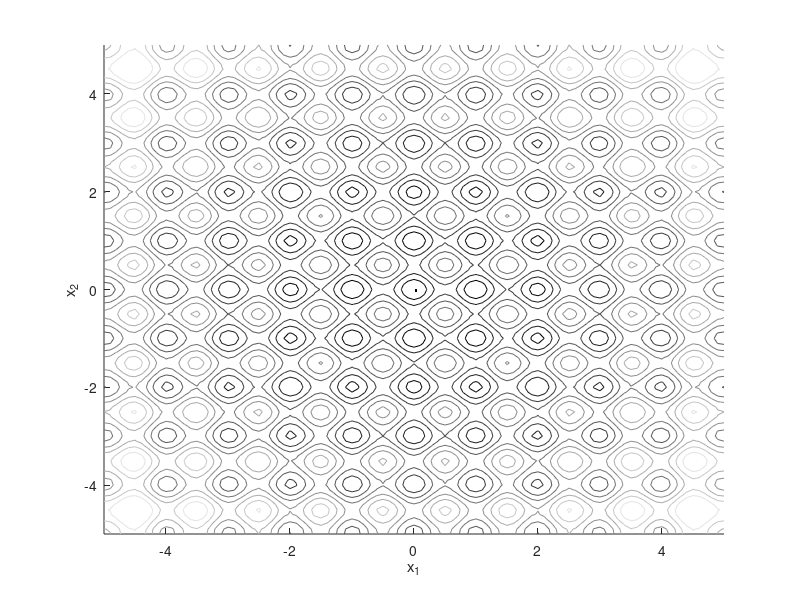
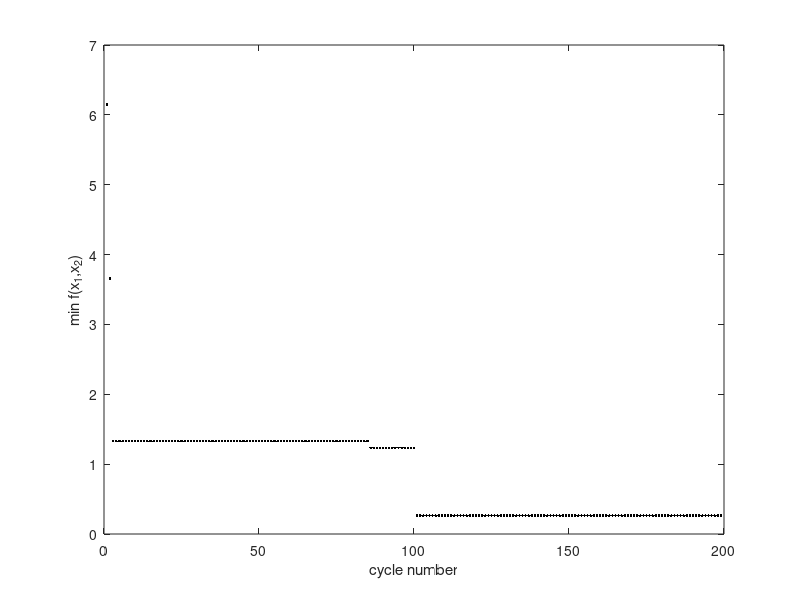

These charts were generated, in order, by the following MATLAB code:
% written by Mojtaba Eslami

clear all

ul = -5; % lower bound of design variables
uh = 5; % higher bound of design variables

x = [ul:0.1:uh];
y = [ul:0.1:uh];
for i=1:length(x)
    for j=1:length(y)
        f(i,j) = 20+x(i)^2+y(j)^2-10*(cos(2*pi*x(i))+cos(2*pi*y(j)));
    end
end

figure(1);clf;hold on
contour(x,y,f,10)
xlabel('x_1')
ylabel('x_2')

axis([ul uh ul uh])
colormap(gray)

c = .5; % temperature reduction factor
n = 50; % % number of iterations before temperature reduction (n is used instead of the parameter m)


% estimating the value of T
x1 = ul+rand(10,1)*uh; % ten random numbers are generated for x1
x2 = ul+rand(10,1)*uh; % ten random numbers are generated for x2

f = 20+x1.^2+x2.^2-10*(cos(2*pi*x1)+cos(2*pi*x2));
T = abs(mean(f));

p = 1; %cycle number
i = 1; %iteration number
vicinity_radius = 2;


X = ul+(uh-ul)*rand(2,1);
X_best = X;
fbest(1) = 1000;

while p<200
    f = 20+X(1).^2+X(2).^2-10*(cos(2*pi*X(1))+cos(2*pi*X(2)));
    
    X_new(1) = max(X(1)-vicinity_radius,ul)+rand*(min(X(1)+vicinity_radius,uh)-max(X(1)-vicinity_radius,ul));
    X_new(2) = max(X(2)-vicinity_radius,ul)+rand*(min(X(2)+vicinity_radius,uh)-max(X(2)-vicinity_radius,ul));
        
    f_new = 20+X_new(1).^2+X_new(2).^2-10*(cos(2*pi*X_new(1))+cos(2*pi*X_new(2)));
    
    % accept or reject X_new using Metropolis criterion
    if f_new<f
        X = X_new;
        
        %saving the results
        if f_new<min(fbest)
            X_best = X;
            fbest(p) = min(min(fbest),f_new);
        end
        
    elseif exp(-(f_new-f)/T)<rand
        X = X_new;
    end
    
        
    i = i+1;
    
    if i>=n
        fbest(p) = min(fbest);
        p = p+1;
        i = 1;
        T = c*T;
    end
    
end

X_best

figure(1)
plot(X_best(1),X_best(2),'k.')

figure(2)
plot(fbest,'k.')
xlabel('cycle number')
ylabel('min f(x_1,x_2)')

